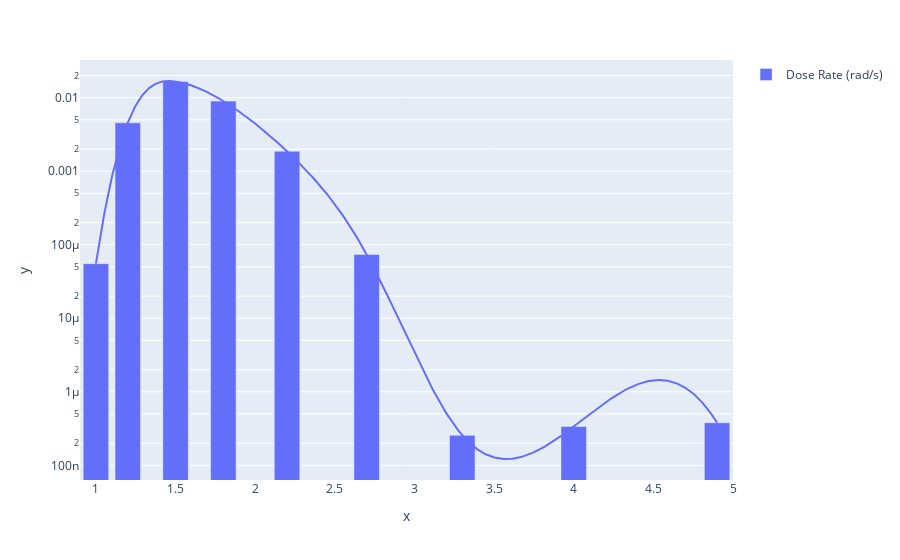

This figure's notebook cell:
### Code cell
from scipy.interpolate import interp1d
D = interp1d(list(dose_rate.columns),list(np.log(dose_rate.iloc[0])),kind='cubic')

import plotly.express as px
l = np.linspace(1,max(dose_rate.columns),1000)
px.line(x=l,y=np.exp(D(l)),log_y=True).add_traces(list(px.bar(dose_rate.T).select_traces()))

### Figure 1 — Plotly figure (JSON) as saved in the notebook; plotly's stock layout.template omitted (floating-point values rounded to 4 significant figures; data arrays with more than 128 entries replaced by an {"elided": "..."} marker saying what was removed)
{"data": [{"hovertemplate": "x=%{x}<br>y=%{y}<extra></extra>", "legendgroup": "", "line": {"color": "#636efa", "dash": "solid"}, "marker": {"symbol": "circle"}, "mode": "lines", "name": "", "orientation": "v", "showlegend": false, "type": "scatter", "x": {"elided": "1000 float values"}, "xaxis": "x", "y": {"elided": "1000 float values"}, "yaxis": "y"}, {"alignmentgroup": "True", "hovertemplate": "variable=Dose Rate (rad/s)<br>L-shell=%{x}<br>value=%{y}<extra></extra>", "legendgroup": "Dose Rate (rad/s)", "marker": {"color": "#636efa", "pattern": {"shape": ""}}, "name": "Dose Rate (rad/s)", "offsetgroup": "Dose Rate (rad/s)", "orientation": "v", "showlegend": true, "textposition": "auto", "type": "bar", "x": [1, 1.2, 1.5, 1.8, 2.2, 2.7, 3.3, 4, 4.9], "xaxis": "x", "y": [5.534e-05, 0.00455, 0.01655, 0.008979, 0.001868, 7.382e-05, 2.561e-07, 3.376e-07, 3.797e-07], "yaxis": "y"}], "layout": {"legend": {"tracegroupgap": 0}, "margin": {"t": 60}, "xaxis": {"anchor": "y", "domain": [0, 1], "title": {"text": "x"}}, "yaxis": {"anchor": "x", "domain": [0, 1], "title": {"text": "y"}, "type": "log"}}}
